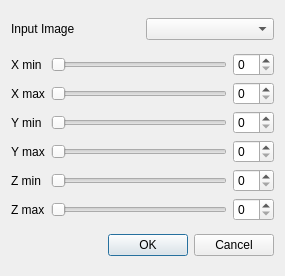
<?xml version="1.0" encoding="UTF-8"?>
<ui version="4.0">
 <class>vvCropDialog</class>
 <widget class="QDialog" name="vvCropDialog">
  <property name="geometry">
   <rect>
    <x>0</x>
    <y>0</y>
    <width>285</width>
    <height>276</height>
   </rect>
  </property>
  <property name="windowTitle">
   <string>Crop Image</string>
  </property>
  <property name="windowIcon">
   <iconset resource="../vvIcons.qrc">
    <normaloff>:/new/prefix1/icons/crop.png</normaloff>:/new/prefix1/icons/crop.png</iconset>
  </property>
  <layout class="QVBoxLayout" name="verticalLayout">
   <item>
    <layout class="QHBoxLayout" name="horizontalLayout">
     <item>
      <widget class="QLabel" name="label_7">
       <property name="text">
        <string>Input Image</string>
       </property>
      </widget>
     </item>
     <item>
      <widget class="QComboBox" name="inputSequenceBox"/>
     </item>
    </layout>
   </item>
   <item>
    <layout class="QGridLayout" name="gridLayout">
     <item row="0" column="0">
      <widget class="QLabel" name="label">
       <property name="text">
        <string>X min</string>
       </property>
      </widget>
     </item>
     <item row="0" column="1">
      <widget class="QSlider" name="xminSlider">
       <property name="orientation">
        <enum>Qt::Horizontal</enum>
       </property>
      </widget>
     </item>
     <item row="1" column="0">
      <widget class="QLabel" name="label_2">
       <property name="text">
        <string>X max</string>
       </property>
      </widget>
     </item>
     <item row="1" column="1">
      <widget class="QSlider" name="xmaxSlider">
       <property name="orientation">
        <enum>Qt::Horizontal</enum>
       </property>
      </widget>
     </item>
     <item row="2" column="0">
      <widget class="QLabel" name="label_3">
       <property name="text">
        <string>Y min</string>
       </property>
      </widget>
     </item>
     <item row="2" column="1">
      <widget class="QSlider" name="yminSlider">
       <property name="orientation">
        <enum>Qt::Horizontal</enum>
       </property>
      </widget>
     </item>
     <item row="3" column="0">
      <widget class="QLabel" name="label_4">
       <property name="text">
        <string>Y max</string>
       </property>
      </widget>
     </item>
     <item row="3" column="1">
      <widget class="QSlider" name="ymaxSlider">
       <property name="orientation">
        <enum>Qt::Horizontal</enum>
       </property>
      </widget>
     </item>
     <item row="4" column="0">
      <widget class="QLabel" name="label_5">
       <property name="text">
        <string>Z min</string>
       </property>
      </widget>
     </item>
     <item row="4" column="1">
      <widget class="QSlider" name="zminSlider">
       <property name="orientation">
        <enum>Qt::Horizontal</enum>
       </property>
      </widget>
     </item>
     <item row="5" column="0">
      <widget class="QLabel" name="label_6">
       <property name="text">
        <string>Z max</string>
       </property>
      </widget>
     </item>
     <item row="5" column="1">
      <widget class="QSlider" name="zmaxSlider">
       <property name="orientation">
        <enum>Qt::Horizontal</enum>
       </property>
      </widget>
     </item>
     <item row="0" column="2">
      <widget class="QSpinBox" name="spin_xmin"/>
     </item>
     <item row="1" column="2">
      <widget class="QSpinBox" name="spin_xmax"/>
     </item>
     <item row="2" column="2">
      <widget class="QSpinBox" name="spin_ymin"/>
     </item>
     <item row="3" column="2">
      <widget class="QSpinBox" name="spin_ymax"/>
     </item>
     <item row="4" column="2">
      <widget class="QSpinBox" name="spin_zmin"/>
     </item>
     <item row="5" column="2">
      <widget class="QSpinBox" name="spin_zmax"/>
     </item>
    </layout>
   </item>
   <item>
    <widget class="QDialogButtonBox" name="buttonBox">
     <property name="orientation">
      <enum>Qt::Horizontal</enum>
     </property>
     <property name="standardButtons">
      <set>QDialogButtonBox::Cancel|QDialogButtonBox::Ok</set>
     </property>
    </widget>
   </item>
  </layout>
 </widget>
 <resources>
  <include location="../vvIcons.qrc"/>
 </resources>
 <connections>
  <connection>
   <sender>buttonBox</sender>
   <signal>accepted()</signal>
   <receiver>vvCropDialog</receiver>
   <slot>accept()</slot>
   <hints>
    <hint type="sourcelabel">
     <x>184</x>
     <y>271</y>
    </hint>
    <hint type="destinationlabel">
     <x>157</x>
     <y>262</y>
    </hint>
   </hints>
  </connection>
  <connection>
   <sender>buttonBox</sender>
   <signal>rejected()</signal>
   <receiver>vvCropDialog</receiver>
   <slot>reject()</slot>
   <hints>
    <hint type="sourcelabel">
     <x>184</x>
     <y>271</y>
    </hint>
    <hint type="destinationlabel">
     <x>286</x>
     <y>262</y>
    </hint>
   </hints>
  </connection>
  <connection>
   <sender>xminSlider</sender>
   <signal>valueChanged(int)</signal>
   <receiver>spin_xmin</receiver>
   <slot>setValue(int)</slot>
   <hints>
    <hint type="sourcelabel">
     <x>171</x>
     <y>77</y>
    </hint>
    <hint type="destinationlabel">
     <x>246</x>
     <y>80</y>
    </hint>
   </hints>
  </connection>
  <connection>
   <sender>spin_xmin</sender>
   <signal>valueChanged(int)</signal>
   <receiver>xminSlider</receiver>
   <slot>setValue(int)</slot>
   <hints>
    <hint type="sourcelabel">
     <x>251</x>
     <y>71</y>
    </hint>
    <hint type="destinationlabel">
     <x>169</x>
     <y>70</y>
    </hint>
   </hints>
  </connection>
  <connection>
   <sender>xmaxSlider</sender>
   <signal>valueChanged(int)</signal>
   <receiver>spin_xmax</receiver>
   <slot>setValue(int)</slot>
   <hints>
    <hint type="sourcelabel">
     <x>172</x>
     <y>109</y>
    </hint>
    <hint type="destinationlabel">
     <x>233</x>
     <y>111</y>
    </hint>
   </hints>
  </connection>
  <connection>
   <sender>spin_xmax</sender>
   <signal>valueChanged(int)</signal>
   <receiver>xmaxSlider</receiver>
   <slot>setValue(int)</slot>
   <hints>
    <hint type="sourcelabel">
     <x>241</x>
     <y>110</y>
    </hint>
    <hint type="destinationlabel">
     <x>167</x>
     <y>111</y>
    </hint>
   </hints>
  </connection>
  <connection>
   <sender>yminSlider</sender>
   <signal>valueChanged(int)</signal>
   <receiver>spin_ymin</receiver>
   <slot>setValue(int)</slot>
   <hints>
    <hint type="sourcelabel">
     <x>170</x>
     <y>131</y>
    </hint>
    <hint type="destinationlabel">
     <x>245</x>
     <y>138</y>
    </hint>
   </hints>
  </connection>
  <connection>
   <sender>spin_ymin</sender>
   <signal>valueChanged(int)</signal>
   <receiver>yminSlider</receiver>
   <slot>setValue(int)</slot>
   <hints>
    <hint type="sourcelabel">
     <x>259</x>
     <y>136</y>
    </hint>
    <hint type="destinationlabel">
     <x>179</x>
     <y>135</y>
    </hint>
   </hints>
  </connection>
  <connection>
   <sender>ymaxSlider</sender>
   <signal>valueChanged(int)</signal>
   <receiver>spin_ymax</receiver>
   <slot>setValue(int)</slot>
   <hints>
    <hint type="sourcelabel">
     <x>177</x>
     <y>168</y>
    </hint>
    <hint type="destinationlabel">
     <x>257</x>
     <y>172</y>
    </hint>
   </hints>
  </connection>
  <connection>
   <sender>spin_ymax</sender>
   <signal>valueChanged(int)</signal>
   <receiver>ymaxSlider</receiver>
   <slot>setValue(int)</slot>
   <hints>
    <hint type="sourcelabel">
     <x>261</x>
     <y>168</y>
    </hint>
    <hint type="destinationlabel">
     <x>172</x>
     <y>163</y>
    </hint>
   </hints>
  </connection>
  <connection>
   <sender>zminSlider</sender>
   <signal>valueChanged(int)</signal>
   <receiver>spin_zmin</receiver>
   <slot>setValue(int)</slot>
   <hints>
    <hint type="sourcelabel">
     <x>184</x>
     <y>199</y>
    </hint>
    <hint type="destinationlabel">
     <x>269</x>
     <y>198</y>
    </hint>
   </hints>
  </connection>
  <connection>
   <sender>spin_zmin</sender>
   <signal>valueChanged(int)</signal>
   <receiver>zminSlider</receiver>
   <slot>setValue(int)</slot>
   <hints>
    <hint type="sourcelabel">
     <x>264</x>
     <y>197</y>
    </hint>
    <hint type="destinationlabel">
     <x>197</x>
     <y>197</y>
    </hint>
   </hints>
  </connection>
  <connection>
   <sender>zmaxSlider</sender>
   <signal>valueChanged(int)</signal>
   <receiver>spin_zmax</receiver>
   <slot>setValue(int)</slot>
   <hints>
    <hint type="sourcelabel">
     <x>139</x>
     <y>229</y>
    </hint>
    <hint type="destinationlabel">
     <x>266</x>
     <y>227</y>
    </hint>
   </hints>
  </connection>
  <connection>
   <sender>spin_zmax</sender>
   <signal>valueChanged(int)</signal>
   <receiver>zmaxSlider</receiver>
   <slot>setValue(int)</slot>
   <hints>
    <hint type="sourcelabel">
     <x>249</x>
     <y>222</y>
    </hint>
    <hint type="destinationlabel">
     <x>163</x>
     <y>221</y>
    </hint>
   </hints>
  </connection>
 </connections>
</ui>
